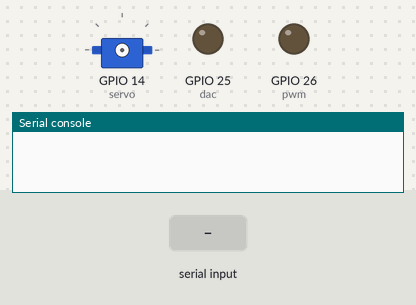
Recording of a program running on a simulated ESP32 board running MicroPython. On the bench: servo, output pins drawn as LEDs (lit = HIGH), the last lines printed to the serial console. The inputs (shaded band) are chosen by the test bench. Servo angles are drawn from the pulse width (0.5 ms = 0°, 2.5 ms = 180°); library files of the repository ran but are not shown: hcsr04.py.

Above: at 1.2 s.
1.3 s: "SERVO\n" received over the second serial link
At 1.45 s:
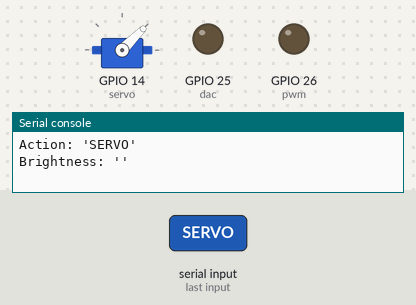
At 2.05 s:
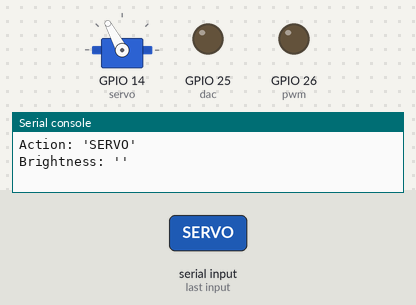
4.3 s: "DAC\n" received over the second serial link
At 5.5 s:
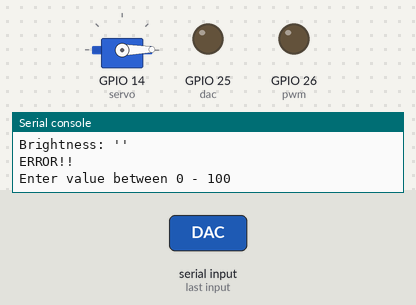
Timing chart, 0 to 7.3 s (numbered marks = the images above; inputs shaded):
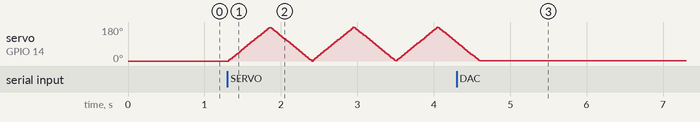

Measured:
- after the input at 4.3 s, servo on GPIO 14 (servo): goes on until 4.6 s, then stays 1°

The program:

main_cantDelete_.py
```python
from machine import Pin, DAC, PWM, UART
from hcsr04 import HCSR04
from time import sleep,sleep_ms
#LED
dac = DAC(Pin(25)) # create an DAC object acting on a pin (Green)
frequency = 5000
pwm = PWM(Pin(26), frequency) # a frequency of 5000 Hz (Yellow)
#UART
uart = UART(2, 115200) # Create the uart object in port 2, Rx=GPIO 16, Tx=GPIO 17
uart.init(timeout=5000) # set timeout=2000
#ULTRASONIC
sensor = HCSR04(trigger_pin=5, echo_pin=18, echo_timeout_us=20000)
#SERVO
servo = PWM(Pin(14), freq=40)

#RESET SYSTEM
def reset():
    #LED
    dac.write(0)
    pwm.duty(0)

#INIT
reset()

#SERVO ROTATION
def set_angle(device, angle):
    while angle < 0:
        angle += 180
    while angle > 180:
        angle -= 180
    duty = int(500_000 + angle * 2_000_000 / 180)
    device.duty_ns(duty)

while True:
    if uart.any():
        #SETUP
        cmd = uart.readline().decode('utf-8').strip()  # รับคำสั่ง
        cmd = cmd.replace('-','').replace(' ','') #ลบขีดและเว้นวรรค
        #Reset
        if cmd != '':
            Action = ""
            Brightness = ""
        #PREPARE DATA
        for cmd_index in range(len(cmd)): # หาตัวแบ่งระว่างActionและBrightness
            if cmd[cmd_index].isdigit(): #ถ้าเจอตัวเลข
                Action = cmd[:cmd_index].upper() #ใส่ตัวก่อนหน้าให้Action
                if cmd[cmd_index:].isdigit(): #ถ้าตัวหลังทั้งหมดเป็นตัวเลข
                    Brightness = int(cmd[cmd_index:]) #ใส่ค่าให้Brightness
                break #แบ่งเสร็จก็ออกลูป
            else:#ถ้าไม่มีตัวเลข("ultrasonic","servo")
                Action = cmd[:].upper() #ใส่หมด
        #Show Action, Brightness
        if cmd != '':
            print("Action:",repr(Action))
            print("Brightness:",repr(str(Brightness)))
        #LED START
        #MODE SELECT
        if Action == 'DAC': #DAC Mode
            reset()
            if Brightness == '' or Brightness < 0 or Brightness > 100: #ใส่Brightnessแปลกๆ/ไม่ใส่
                print(f"ERROR!!\nEnter value between 0 - 100")
            else:
                dac_value = round(255*Brightness/100)
                print(Action,"-",Brightness,f"({dac_value})")
                dac.write(dac_value)
        elif Action == 'PWM': #PWM Mode
            reset()
            if Brightness == '' or Brightness < 0 or Brightness > 100: #ใส่Brightnessแปลกๆ/ไม่ใส่
                print(f"ERROR!!\nEnter value between 0 - 100")
            else:
                duty_cycle = round(1023*Brightness/100)
                print(Action,"-", Brightness,f"({duty_cycle})")
                pwm.duty(duty_cycle) # increase the duty cycle by 1
        #LED END

        #ULTRASONIC START
        elif Action == 'ULTRASONIC': #PWM Mode
            reset()
            if Brightness != '': #แถมBrightnessมาด้วย
                print(f"Brightness shouldn't have a value ({Brightness}) in {Action}\nBut... ok...")
            while True:
                distance = sensor.distance_cm()
                print('Distance is', distance, 'cm')
                sleep(1)
                if uart.any():
                    #if cmd != '' :
                        break
        #ULTRASONIC END

        #SERVO START
        elif Action == 'SERVO' and Brightness == '': #PWM Mode
            reset()
            if Brightness != '': #แถมBrightnessมาด้วย
                print(f"Brightness shouldn't have a value ({Brightness}) in {Action}\nBut... ok...")
            while True:
                for i in range(180):
                    set_angle(servo, i)
                    sleep_ms(3)
                for i in range(180, 0, -1):
                    set_angle(servo, i)
                    sleep_ms(3)
                if uart.any():
                    break
        #SERVO END

        #STOP
        elif Action == 'STOP' and Brightness == '': #PWM Mode
            print("System STOP")
            reset()
        #Actionมั่ว
        else:#มือว่างอยากกดEnterเล่นก็ไม่มีอะไร
            if cmd != '': #ใส่คำสั่งผิด
                reset()
                print(f"Don't have {cmd} command :)")
```
